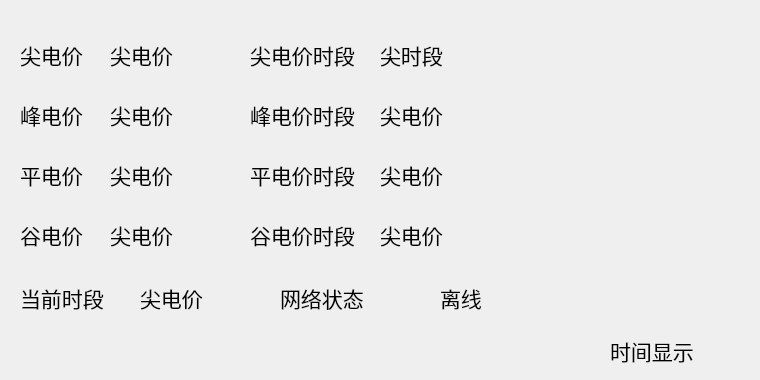
   <widget class="QWidget" name="tab">
    <attribute name="title">
     <string>分时信息</string>
    </attribute>
    <widget class="QLabel" name="label_52">
     <property name="geometry">
      <rect>
       <x>20</x>
       <y>160</y>
       <width>101</width>
       <height>30</height>
      </rect>
     </property>
     <property name="font">
      <font>
       <family>微软雅黑</family>
       <pointsize>16</pointsize>
       <weight>50</weight>
       <italic>false</italic>
       <bold>false</bold>
       <underline>false</underline>
       <strikeout>false</strikeout>
      </font>
     </property>
     <property name="text">
      <string>平电价</string>
     </property>
    </widget>
    <widget class="QLabel" name="label_53">
     <property name="geometry">
      <rect>
       <x>20</x>
       <y>220</y>
       <width>101</width>
       <height>30</height>
      </rect>
     </property>
     <property name="font">
      <font>
       <family>微软雅黑</family>
       <pointsize>16</pointsize>
       <weight>50</weight>
       <italic>false</italic>
       <bold>false</bold>
       <underline>false</underline>
       <strikeout>false</strikeout>
      </font>
     </property>
     <property name="text">
      <string>谷电价</string>
     </property>
    </widget>
    <widget class="QLabel" name="label_72">
     <property name="geometry">
      <rect>
       <x>20</x>
       <y>280</y>
       <width>101</width>
       <height>36</height>
      </rect>
     </property>
     <property name="font">
      <font>
       <family>微软雅黑</family>
       <pointsize>16</pointsize>
       <weight>50</weight>
       <italic>false</italic>
       <bold>false</bold>
       <underline>false</underline>
       <strikeout>false</strikeout>
      </font>
     </property>
     <property name="text">
      <string>当前时段</string>
     </property>
    </widget>
    <widget class="QLabel" name="lblnetstat_1">
     <property name="geometry">
      <rect>
       <x>440</x>
       <y>280</y>
       <width>135</width>
       <height>36</height>
      </rect>
     </property>
     <property name="font">
      <font>
       <family>微软雅黑</family>
       <pointsize>16</pointsize>
       <weight>50</weight>
       <italic>false</italic>
       <bold>false</bold>
       <underline>false</underline>
       <strikeout>false</strikeout>
      </font>
     </property>
     <property name="text">
      <string>离线</string>
     </property>
    </widget>
    <widget class="QLabel" name="label_73">
     <property name="geometry">
      <rect>
       <x>280</x>
       <y>280</y>
       <width>135</width>
       <height>36</height>
      </rect>
     </property>
     <property name="font">
      <font>
       <family>微软雅黑</family>
       <pointsize>16</pointsize>
       <weight>50</weight>
       <italic>false</italic>
       <bold>false</bold>
       <underline>false</underline>
       <strikeout>false</strikeout>
      </font>
     </property>
     <property name="text">
      <string>网络状态</string>
     </property>
    </widget>
    <widget class="QLabel" name="current_time">
     <property name="geometry">
      <rect>
       <x>140</x>
       <y>280</y>
       <width>135</width>
       <height>36</height>
      </rect>
     </property>
     <property name="font">
      <font>
       <family>微软雅黑</family>
       <pointsize>16</pointsize>
       <weight>50</weight>
       <italic>false</italic>
       <bold>false</bold>
       <underline>false</underline>
       <strikeout>false</strikeout>
      </font>
     </property>
     <property name="text">
      <string>尖电价</string>
     </property>
    </widget>
    <widget class="QLabel" name="label_67">
     <property name="geometry">
      <rect>
       <x>250</x>
       <y>220</y>
       <width>135</width>
       <height>30</height>
      </rect>
     </property>
     <property name="font">
      <font>
       <family>微软雅黑</family>
       <pointsize>16</pointsize>
       <weight>50</weight>
       <italic>false</italic>
       <bold>false</bold>
       <underline>false</underline>
       <strikeout>false</strikeout>
      </font>
     </property>
     <property name="text">
      <string>谷电价时段</string>
     </property>
    </widget>
    <widget class="QLabel" name="label_66">
     <property name="geometry">
      <rect>
       <x>250</x>
       <y>160</y>
       <width>135</width>
       <height>30</height>
      </rect>
     </property>
     <property name="font">
      <font>
       <family>微软雅黑</family>
       <pointsize>16</pointsize>
       <weight>50</weight>
       <italic>false</italic>
       <bold>false</bold>
       <underline>false</underline>
       <strikeout>false</strikeout>
      </font>
     </property>
     <property name="text">
      <string>平电价时段</string>
     </property>
    </widget>
    <widget class="QLabel" name="label_65">
     <property name="geometry">
      <rect>
       <x>250</x>
       <y>100</y>
       <width>135</width>
       <height>30</height>
      </rect>
     </property>
     <property name="font">
      <font>
       <family>微软雅黑</family>
       <pointsize>16</pointsize>
       <weight>50</weight>
       <italic>false</italic>
       <bold>false</bold>
       <underline>false</underline>
       <strikeout>false</strikeout>
      </font>
     </property>
     <property name="text">
      <string>峰电价时段</string>
     </property>
    </widget>
    <widget class="QLabel" name="label_timeshow">
     <property name="geometry">
      <rect>
       <x>610</x>
       <y>330</y>
       <width>141</width>
       <height>41</height>
      </rect>
     </property>
     <property name="font">
      <font>
       <family>微软雅黑</family>
       <pointsize>16</pointsize>
       <weight>50</weight>
       <italic>false</italic>
       <bold>false</bold>
       <underline>false</underline>
       <strikeout>false</strikeout>
      </font>
     </property>
     <property name="text">
      <string>时间显示</string>
     </property>
    </widget>
    <widget class="QLabel" name="label_51">
     <property name="geometry">
      <rect>
       <x>20</x>
       <y>100</y>
       <width>101</width>
       <height>30</height>
      </rect>
     </property>
     <property name="font">
      <font>
       <family>微软雅黑</family>
       <pointsize>16</pointsize>
       <weight>50</weight>
       <italic>false</italic>
       <bold>false</bold>
       <underline>false</underline>
       <strikeout>false</strikeout>
      </font>
     </property>
     <property name="text">
      <string>峰电价</string>
     </property>
    </widget>
    <widget class="QLabel" name="label_highprice">
     <property name="geometry">
      <rect>
       <x>110</x>
       <y>100</y>
       <width>135</width>
       <height>30</height>
      </rect>
     </property>
     <property name="font">
      <font>
       <family>微软雅黑</family>
       <pointsize>16</pointsize>
       <weight>50</weight>
       <italic>false</italic>
       <bold>false</bold>
       <underline>false</underline>
       <strikeout>false</strikeout>
      </font>
     </property>
     <property name="text">
      <string>尖电价</string>
     </property>
    </widget>
    <widget class="QLabel" name="label_normalprice">
     <property name="geometry">
      <rect>
       <x>110</x>
       <y>160</y>
       <width>135</width>
       <height>30</height>
      </rect>
     </property>
     <property name="font">
      <font>
       <family>微软雅黑</family>
       <pointsize>16</pointsize>
       <weight>50</weight>
       <italic>false</italic>
       <bold>false</bold>
       <underline>false</underline>
       <strikeout>false</strikeout>
      </font>
     </property>
     <property name="text">
      <string>尖电价</string>
     </property>
    </widget>
    <widget class="QLabel" name="label_lowprice">
     <property name="geometry">
      <rect>
       <x>110</x>
       <y>220</y>
       <width>135</width>
       <height>30</height>
      </rect>
     </property>
     <property name="font">
      <font>
       <family>微软雅黑</family>
       <pointsize>16</pointsize>
       <weight>50</weight>
       <italic>false</italic>
       <bold>false</bold>
       <underline>false</underline>
       <strikeout>false</strikeout>
      </font>
     </property>
     <property name="text">
      <string>尖电价</string>
     </property>
    </widget>
    <widget class="QLabel" name="label_tipprice">
     <property name="geometry">
      <rect>
       <x>110</x>
       <y>40</y>
       <width>135</width>
       <height>30</height>
      </rect>
     </property>
     <property name="font">
      <font>
       <family>微软雅黑</family>
       <pointsize>16</pointsize>
       <weight>50</weight>
       <italic>false</italic>
       <bold>false</bold>
       <underline>false</underline>
       <strikeout>false</strikeout>
      </font>
     </property>
     <property name="text">
      <string>尖电价</string>
     </property>
    </widget>
    <widget class="QLabel" name="label_50">
     <property name="geometry">
      <rect>
       <x>20</x>
       <y>40</y>
       <width>101</width>
       <height>30</height>
      </rect>
     </property>
     <property name="font">
      <font>
       <family>微软雅黑</family>
       <pointsize>16</pointsize>
       <weight>50</weight>
       <italic>false</italic>
       <bold>false</bold>
       <underline>false</underline>
       <strikeout>false</strikeout>
      </font>
     </property>
     <property name="text">
      <string>尖电价</string>
     </property>
    </widget>
    <widget class="QLabel" name="label_64">
     <property name="geometry">
      <rect>
       <x>250</x>
       <y>40</y>
       <width>135</width>
       <height>30</height>
      </rect>
     </property>
     <property name="font">
      <font>
       <family>微软雅黑</family>
       <pointsize>16</pointsize>
       <weight>50</weight>
       <italic>false</italic>
       <bold>false</bold>
       <underline>false</underline>
       <strikeout>false</strikeout>
      </font>
     </property>
     <property name="text">
      <string>尖电价时段</string>
     </property>
    </widget>
    <widget class="QLabel" name="label_lowprice_time">
     <property name="geometry">
      <rect>
       <x>380</x>
       <y>220</y>
       <width>360</width>
       <height>30</height>
      </rect>
     </property>
     <property name="font">
      <font>
       <family>微软雅黑</family>
       <pointsize>16</pointsize>
       <weight>50</weight>
       <italic>false</italic>
       <bold>false</bold>
       <underline>false</underline>
       <strikeout>false</strikeout>
      </font>
     </property>
     <property name="text">
      <string>尖电价</string>
     </property>
    </widget>
    <widget class="QLabel" name="label_normalprice_time">
     <property name="geometry">
      <rect>
       <x>380</x>
       <y>160</y>
       <width>360</width>
       <height>30</height>
      </rect>
     </property>
     <property name="font">
      <font>
       <family>微软雅黑</family>
       <pointsize>16</pointsize>
       <weight>50</weight>
       <italic>false</italic>
       <bold>false</bold>
       <underline>false</underline>
       <strikeout>false</strikeout>
      </font>
     </property>
     <property name="text">
      <string>尖电价</string>
     </property>
    </widget>
    <widget class="QLabel" name="label_highprice_time">
     <property name="geometry">
      <rect>
       <x>380</x>
       <y>100</y>
       <width>360</width>
       <height>30</height>
      </rect>
     </property>
     <property name="font">
      <font>
       <family>微软雅黑</family>
       <pointsize>16</pointsize>
       <weight>50</weight>
       <italic>false</italic>
       <bold>false</bold>
       <underline>false</underline>
       <strikeout>false</strikeout>
      </font>
     </property>
     <property name="text">
      <string>尖电价</string>
     </property>
    </widget>
    <widget class="QLabel" name="label_tipprice_time">
     <property name="geometry">
      <rect>
       <x>380</x>
       <y>40</y>
       <width>360</width>
       <height>30</height>
      </rect>
     </property>
     <property name="font">
      <font>
       <family>微软雅黑</family>
       <pointsize>16</pointsize>
       <weight>50</weight>
       <italic>false</italic>
       <bold>false</bold>
       <underline>false</underline>
       <strikeout>false</strikeout>
      </font>
     </property>
     <property name="text">
      <string>尖时段</string>
     </property>
    </widget>
    <widget class="QLabel" name="label_tipprice_time_2">
     <property name="geometry">
      <rect>
       <x>169</x>
       <y>70</y>
       <width>571</width>
       <height>30</height>
      </rect>
     </property>
     <property name="font">
      <font>
       <family>微软雅黑</family>
       <pointsize>16</pointsize>
       <weight>50</weight>
       <italic>false</italic>
       <bold>false</bold>
       <underline>false</underline>
       <strikeout>false</strikeout>
      </font>
     </property>
     <property name="text">
      <string/>
     </property>
     <property name="alignment">
      <set>Qt::AlignCenter</set>
     </property>
    </widget>
    <widget class="QLabel" name="label_highprice_time_2">
     <property name="geometry">
      <rect>
       <x>169</x>
       <y>130</y>
       <width>571</width>
       <height>30</height>
      </rect>
     </property>
     <property name="font">
      <font>
       <family>微软雅黑</family>
       <pointsize>16</pointsize>
       <weight>50</weight>
       <italic>false</italic>
       <bold>false</bold>
       <underline>false</underline>
       <strikeout>false</strikeout>
      </font>
     </property>
     <property name="text">
      <string/>
     </property>
     <property name="alignment">
      <set>Qt::AlignCenter</set>
     </property>
    </widget>
    <widget class="QLabel" name="label_normalprice_time_2">
     <property name="geometry">
      <rect>
       <x>169</x>
       <y>190</y>
       <width>571</width>
       <height>30</height>
      </rect>
     </property>
     <property name="font">
      <font>
       <family>微软雅黑</family>
       <pointsize>16</pointsize>
       <weight>50</weight>
       <italic>false</italic>
       <bold>false</bold>
       <underline>false</underline>
       <strikeout>false</strikeout>
      </font>
     </property>
     <property name="text">
      <string/>
     </property>
     <property name="alignment">
      <set>Qt::AlignCenter</set>
     </property>
    </widget>
    <widget class="QLabel" name="label_lowprice_time_2">
     <property name="geometry">
      <rect>
       <x>169</x>
       <y>250</y>
       <width>571</width>
       <height>30</height>
      </rect>
     </property>
     <property name="font">
      <font>
       <family>微软雅黑</family>
       <pointsize>16</pointsize>
       <weight>50</weight>
       <italic>false</italic>
       <bold>false</bold>
       <underline>false</underline>
       <strikeout>false</strikeout>
      </font>
     </property>
     <property name="text">
      <string/>
     </property>
     <property name="alignment">
      <set>Qt::AlignCenter</set>
     </property>
    </widget>
    <widget class="QLabel" name="label_sd">
     <property name="geometry">
      <rect>
       <x>210</x>
       <y>30</y>
       <width>511</width>
       <height>251</height>
      </rect>
     </property>
     <property name="font">
      <font>
       <weight>75</weight>
       <bold>true</bold>
      </font>
     </property>
     <property name="text">
      <string/>
     </property>
     <property name="alignment">
      <set>Qt::AlignCenter</set>
     </property>
    </widget>
   </widget>
